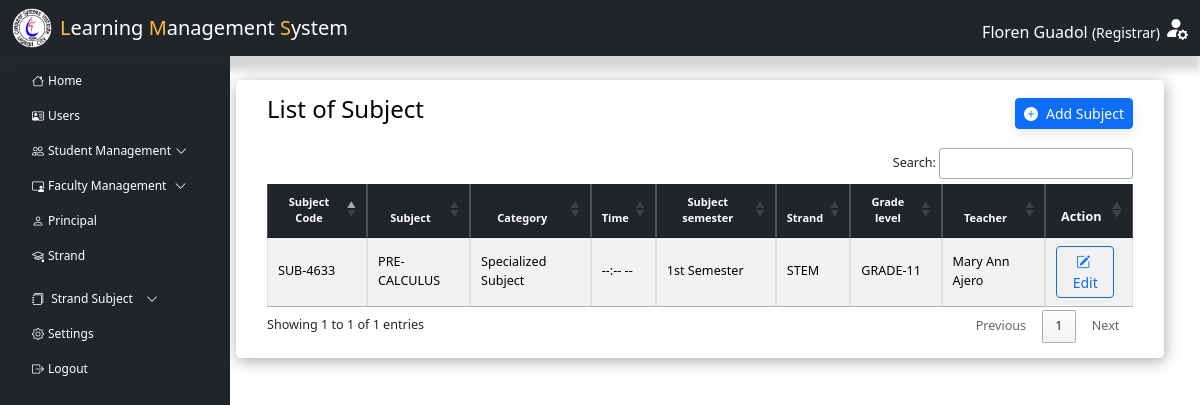
The app's page /admin/index.php?page=subject (signed in), older data.
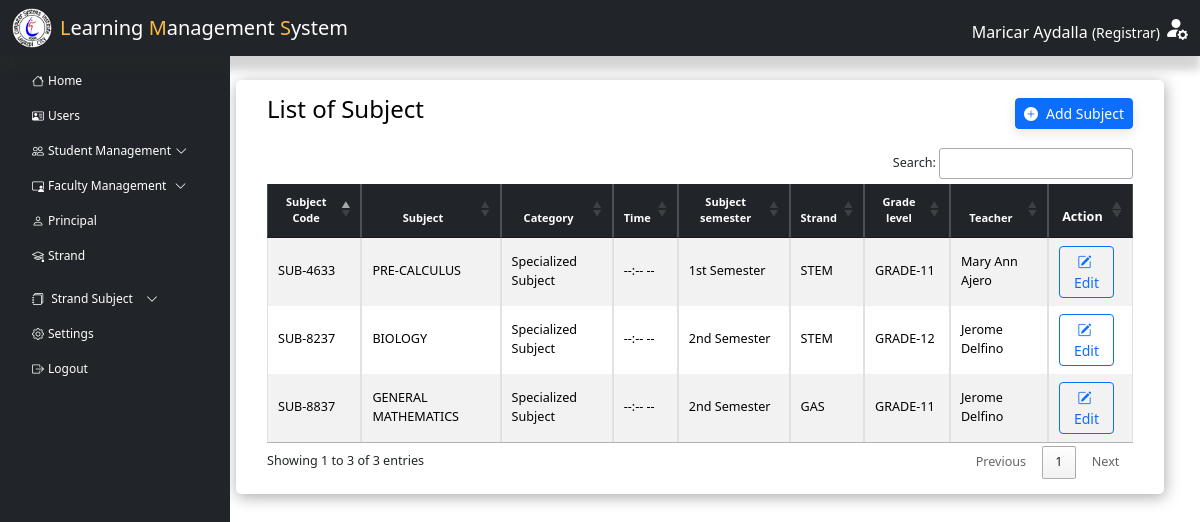
The same page, newer data.
### tables this page shows
CREATE TABLE `registrar` (
  `registrar_id` varchar(50) NOT NULL,
  `firstname` varchar(50) NOT NULL,
  `middlename` varchar(50) DEFAULT NULL,
  `lastname` varchar(50) NOT NULL,
  `contact` varchar(15) NOT NULL,
  `gender` varchar(10) NOT NULL,
  `email` varchar(50) NOT NULL,
  `address` varchar(50) NOT NULL,
  `image` varchar(255) NOT NULL,
  `id` varchar(50) NOT NULL COMMENT 'User ID'
);

CREATE TABLE `subject` (
  `sub_code` varchar(50) NOT NULL COMMENT 'PRIMARY KEY',
  `sub_title` varchar(200) NOT NULL COMMENT 'SUBJECT NAME',
  `sub_type` varchar(50) NOT NULL,
  `sub_time` varchar(50) DEFAULT NULL,
  `sub_semester` varchar(30) DEFAULT NULL,
  `strand_code` varchar(50) DEFAULT NULL,
  `sub_gradelvl` varchar(30) NOT NULL,
  `teacher_id` varchar(50) DEFAULT NULL
);

CREATE TABLE `strand` (
  `strand_code` varchar(50) NOT NULL,
  `strand_name` varchar(30) DEFAULT NULL,
  `strand_desc` varchar(100) DEFAULT NULL
);

### includes/dbh-inc.php (called while the page is built)
<?php
include "function.php";
$mySQLFunction = new myDataBase("localhost", "root", "Nicolas051002", "lms_db");

### includes/function.php (called while the page is built, shortened)
<?php
class myDataBase
{
    private $hostname;
    private $username;
    private $password;
    private $database;
    public $con;
    public function __construct($hostname, $username, $password, $database)
    {
        $this->hostname = $hostname;
        $this->username = $username;
        $this->password = $password;
        $this->database = $database;
    }
    public function connection()
    {
        try {
            if (!$this->con) {
                $this->con = mysqli_connect($this->hostname, $this->username, $this->password, $this->database);
                if ($this->con) {
                    return true;
                } else {
                    return false;
                }
            } else {
                return true;
            }
        } catch (mysqli_sql_exception $e) {
            echo $e;
        }
    }
    public function disconnect()
    {
        if ($this->con) {
            if (mysqli_close($this->con)) {
                $this->con = false;
                return true;
            } else {
                return false;
            }
        } else {
            return true;
        }
    }
    public function getSubject($row = null, $value = null)
    {
        if ($row != null && $value != null) {
            $stmt = $this->con->prepare("SELECT `sub_code`,
                `sub_title`, `sub_type`, `sub_time`,
                `sub_semester`, `strand_name`, `subject.strand_code`, `sub_gradelvl`,
                `subject.teacher_id`,
                CONCAT(`teacher_fname`, ' ', `teacher_mname`, ' ', `teacher_lname`) AS teacher
                FROM `subject`
                LEFT JOIN `strand` ON subject.strand_code = strand.strand_code
                LEFT JOIN `teacher` ON subject.teacher_id = teacher.teacher_id
                WHERE subject.$row = ?");
            $stmt->bind_param("s", $value);
            if ($stmt->execute()) {
                $result = $stmt->get_result();
                $stored = $result->fetch_assoc();
                $stmt->close();
                return $stored;
            } else {
                echo "Error executing query: " . $this->con->error;
                return null;
            }
        } else {
            $sql = "SELECT `sub_code`,
                `sub_title`, `sub_type`, `sub_time`,
                `sub_semester`, `strand_name` AS strand, `sub_gradelvl`,
                CONCAT(`teacher_fname`, ' ', `teacher_mname`, ' ', `teacher_lname`) AS teacher
                FROM `subject`
                LEFT JOIN `strand` ON subject.strand_code = strand.strand_code
                LEFT JOIN `teacher` ON subject.teacher_id = teacher.teacher_id
                ORDER BY subject.sub_title";
            $result = $this->con->query($sql);
            if ($result) {
                $stored = $result->fetch_all(MYSQLI_ASSOC);
                return $stored;
            } else {
                echo "Error executing query: " . $this->con->error;
                return [];
            }
        }
    }
}

### admin/includes/header.php (shortened to what the changed rows need)
<?php
$host = 'localhost';
$dbname = 'lms_db';
$username = 'root';
$password = 'Nicolas051002';
try {
    $conn = new PDO("mysql:host=$host;dbname=$dbname;charset=utf8", $username, $password);
    $conn->setAttribute(PDO::ATTR_ERRMODE, PDO::ERRMODE_EXCEPTION);
    $conn->setAttribute(PDO::ATTR_DEFAULT_FETCH_MODE, PDO::FETCH_ASSOC);
} catch (PDOException $e) {
    echo "Connection failed: " . $e->getMessage();
    exit();
}
function getAdminInfo($conn)
{
    $sql = "SELECT * FROM registrar";
    $stmt = $conn->query($sql);
    return $stmt ? $stmt->fetchAll() : [];
}
$users = getAdminInfo($conn);
foreach ($users as $user) {
    $fullName = ucwords(strtolower($user['firstname'] . ' ' . $user['lastname']));
}
?>
<!DOCTYPE html>
<html lang="en">
<head>
    <link rel="stylesheet" href="../../assets/bootstrap-5.3.3-dist/css/bootstrap.min.css">
    <link rel="stylesheet" href="../assets/css/admin.css?v=<?php echo time(); ?>" />
    <link rel="stylesheet" href="https://cdn.jsdelivr.net/npm/bootstrap-icons/font/bootstrap-icons.css">
    <link href="https://cdnjs.cloudflare.com/ajax/libs/select2/4.0.13/css/select2.min.css" rel="stylesheet" />
    <link href="https://cdn.jsdelivr.net/npm/bootstrap@5.3.3/dist/css/bootstrap.min.css" rel="stylesheet">
    <link href="https://cdn.datatables.net/1.13.4/css/jquery.dataTables.min.css" rel="stylesheet">
    <link rel="stylesheet" href="https://cdn.datatables.net/buttons/2.3.6/css/buttons.dataTables.min.css">
    <link rel="stylesheet" href="//cdnjs.cloudflare.com/ajax/libs/morris.js/0.5.1/morris.css">
    <link rel="stylesheet" href="https://cdnjs.cloudflare.com/ajax/libs/animate.css/4.1.1/animate.min.css">
</head>
<body>
    <nav class="navbar navbar-expand-lg navbar-light bg-dark nav-shadow">
        <div class="container-fluid">
            <div class="dropdown d-none d-lg-block ms-auto">
                <a href="#" class="d-flex align-items-center text-decoration-none" id="profileDropdown" data-bs-toggle="dropdown" aria-expanded="false">
                    <span class="text-white me-1 mt-2" style="font-weight: 400;">
                        <?php
                        echo ucwords(strtolower($fullName));
                        ?>
                        <small>(Registrar)</small>
                    </span>
                    <i class="bi bi-person-fill-gear text-white" style="font-size: 1.5rem;"></i>
                </a>
            </div>
        </div>
    </nav>

### admin/subject.php (shortened to what the changed rows need)
<?php
 include "../includes/dbh-inc.php";
 ?>
<main class="col-md-9 ms-sm-auto col-lg-10 px-md-4">
  <div class="container">
    <div class="row">
      <div class="col-12">
        <div class="data-table">
          <div class="d-flex justify-content-between flex-wrap flex-md-nowrap align-items-center mb-3  ms-3 me-3">
            <h4 class="text-black">List of Subject</h4>
            <button type="button" class="btn btn-primary btn-sm btn-animate" data-bs-toggle="modal" data-bs-target="#subject" data-bs-whatever="@fat">
              <i class="bi bi-plus-circle-fill me-2"></i>Add Subject
            </button>
          </div>
          <div class="table-responsive small ms-3 me-3">
            <table id="example" class="table table-bordered table-striped table-sm align-middle ">
              <thead class="table-dark ">
                <tr>
                  <th scope="col" class="small text-center">Subject Code</th>
                  <th scope="col" class="small text-center">Subject</th>
                  <th scope="col" class="small text-center">Category</th>
                  <th scope="col" class="small text-center">Time</th>
                  <th scope="col" class="small text-center">Subject semester</th>
                  <th scope="col" class="small text-center">Strand</th>
                  <th scope="col" class="small text-center">Grade level </th>
                  <th scope="col" class="small text-center ">Teacher</th>
                  <th scope="col" class="text-center">Action</th>
                </tr>
              </thead>
              <tbody>
                <?php
                 $mySQLFunction->connection();
                 $result = $mySQLFunction->getSubject();
                 if (!empty($result)) {
                   foreach ($result as $row) {
                     echo '<tr>';
                     echo '<td>' . $row["sub_code"] . '</td>';
                     echo '<td>' . $row["sub_title"] . '</td>';
                     echo '<td>' . ucwords(strtolower($row["sub_type"])) . '</td>';
                     echo '<td>' . $row["sub_time"] . '</td>';
                     echo '<td>' . $row["sub_semester"] . '</td>';
                     echo '<td>' . $row["strand"] . ' </td>';
                     echo '<td>' . $row["sub_gradelvl"] . '</td>';
                     echo '<td>' . ucwords(strtolower($row["teacher"])) . '</td>';
                     echo '
                                       <td class="d-flex justify-content-center">
                                           <button class="btn btn-sm btn-outline-primary me-2" data-bs-toggle="modal" data-bs-target="#edit_subject' . $row['sub_code'] . '">
                                               <i class="bi bi-pencil-square me-1"></i>Edit
                                           </button>
                                       </td>
                                           ';
                     echo '</tr>';
                   }
                 } else {
                   echo '<tr>
                               <td colspan="10" class="text-center">Empty subject.<br>
                               </td>
                             </tr>';
                 }
                 echo '</tbody>';
                 echo '</table>';
                 ?>
          </div>
        </div>
      </div>
    </div>
  </div>
</main>

Row changes from the older to the newer data that the page shows:
changed registrar: fullName "Floren Guadol" → "Maricar Aydalla"
added subject: sub_code "SUB-8237", sub_title "BIOLOGY", sub_type "Specialized Subject", sub_time "--:-- --", sub_semester "2nd Semester", strand_code.strand_name "STEM", sub_gradelvl "GRADE-12", teacher "Jerome Delfino"
added subject: sub_code "SUB-8837", sub_title "GENERAL MATHEMATICS", sub_type "Specialized Subject", sub_time "--:-- --", sub_semester "2nd Semester", strand_code.strand_name "GAS", sub_gradelvl "GRADE-11", teacher "Jerome Delfino"
Text that changed along with them:
text written by a page script: "Search: Showing 1 to 1 of 1 entries Previous 1 Next" → "Search: Showing 1 to 3 of 3 entries Previous 1 Next"
